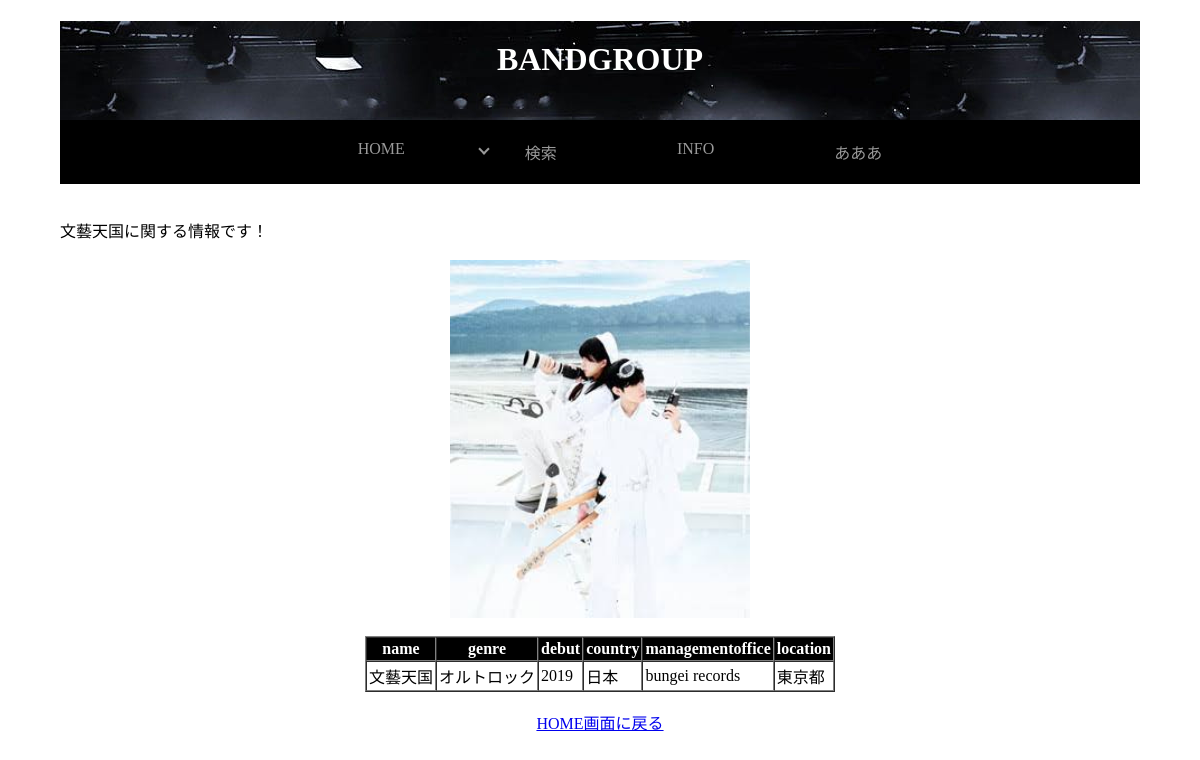
The page /home1.php on the database its author committed.
### tables this page shows
create table BANDGROUP (
  groupID char(10) not null,
  name char(255) not null,
  genre char(100) not null,
  debut int not null,
  country char(20) not null,
  managementoffice char(255) not null,
  location char(20) not null,
  primary key (groupID)
);

### home1.php (the view, shortened to what this page needs)
<!DOCTYPE html>
<html lang="ja">
<head>
  <link rel="stylesheet" href="overall.css">
</head>
<body>
  <link rel="stylesheet" href="header.css">
  <div style="background-image: url(band背景.png);">
    <header id="header">
      <h1><font color="white">BANDGROUP</font></h1>
      <nav>
        <ul>
          <li><a href="HOME.html">HOME</a></li>
          <li class="has-child"><a>検索</a>
          </li>
          <li><a href="player_search.php">INFO</a></li>
          <li><a href="team_info.php">あああ</a></li>
        </ul>
      </nav>
    </header>
  </div>
  <br>
  <?php
  require('login.php');
  $sql = "SELECT * FROM BANDGROUP WHERE name = '文藝天国'";
  try {
    $stmh = $pdo->prepare($sql);
    $stmh->execute();
    $result = $stmh->fetchAll(PDO::FETCH_ASSOC);
    print "文藝天国に関する情報です！<br><br>";
  } catch (PDOException $Exception) {
    die("DB検索エラー:".$Exception->getMessage());
  }
  ?>
  <div class="center">
    <img src="文藝天国.png" alt="文藝天国の画像" width="300">
  </div>
  <br>
  <table border='1' cellpadding='2' cellspacing='0' align="center">
    <thead>
      <tr bgcolor="black">
        <th><font color="white">name</th>
        <th><font color="white">genre</th>
        <th><font color="white">debut</th>
        <th><font color="white">country</th>
        <th><font color="white">managementoffice</th>
        <th><font color="white">location</th>
      </tr>
    </thead>
    <tbody>
      <?php
      foreach($result as $row) {
        print "<tr><td>";
        print htmlspecialchars($row["name"], ENT_QUOTES);
        print "</td><td>";
        print htmlspecialchars($row["genre"], ENT_QUOTES);
        print "</td><td>";
        print htmlspecialchars($row["debut"], ENT_QUOTES);
        print "</td><td>";
        print htmlspecialchars($row["country"], ENT_QUOTES);
        print "</td><td>";
        print htmlspecialchars($row["managementoffice"], ENT_QUOTES);
        print "</td><td>";
        print htmlspecialchars($row["location"], ENT_QUOTES);
        print "</td></tr>\n";
      }
      ?>
    </tbody>
  </table>
  <br>
  <div style="text-align: center;">
    <a href="HOME.php">HOME画面に戻る</a>
  </div>
</body>
</html>

### overall.css (style rules this page uses)
body { margin:0% 5%; }

### header.css (style rules this page uses)
nav { background:black; color:white; text-align: center; }
nav ul { list-style: none; display: flex; justify-content: center; }
nav ul li { position: relative; }
nav ul li a { display: block; text-decoration: none; color: #999; padding:20px 60px; transition:all .3s; }
nav ul li.has-child::before { content:''; position: absolute; left:15px; top:25px; width:6px; height:6px; border-top: 2px solid #999; border-right:2px solid #999; transform: rotate(135deg); }
h1 { font-size:2rem; text-align: center; text-transform: uppercase; padding: 20px; }

### home1.php (style rules this page uses)
.center { display: flex; justify-content: center; }

### rows shown on the page
bandgroup: name "文藝天国", genre "オルトロック", debut "2019", country "日本", managementoffice "bungei records", location "東京都"
